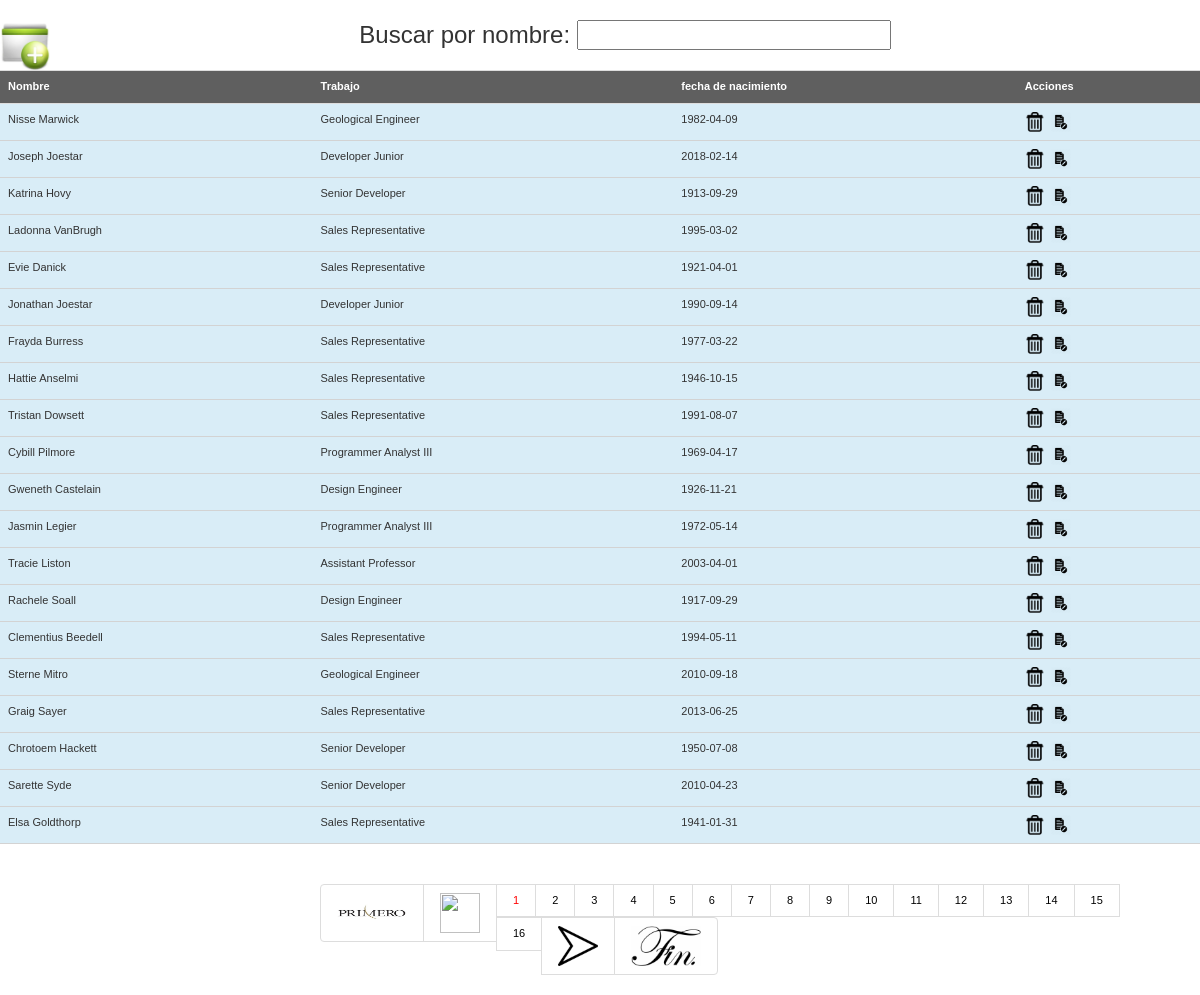
The page / on the database its author committed.
### tables this page shows
CREATE TABLE `persona` (
  `idpersona` int(11) NOT NULL,
  `nombre` varchar(128) NOT NULL,
  `idtrabajo` int(64) NOT NULL,
  `fecha_nacimiento` date NOT NULL
);

CREATE TABLE `trabajo` (
  `idtrabajo` int(64) NOT NULL,
  `trabajo` varchar(128) NOT NULL
);

### persona_lista_tabla.php (the view, shortened to what this page needs)
<?php
include "conexion.php";
$numregpagina=20;
$paginaactual=1;
if (empty($_GET["page"]) || ($_GET["page"]==1) ) {
	$regcomienzo = 0;
}else{
	$regcomienzo = (($_GET["page"]-1) * $numregpagina);
	$paginaactual= $_GET["page"];
}
$consulta = "
SELECT p.idpersona, p.nombre, p.idtrabajo, t.trabajo, p.fecha_nacimiento
FROM persona p, trabajo t
WHERE p.idtrabajo = t.idtrabajo";
$limit =" LIMIT ". $regcomienzo . "," . $numregpagina . ";";
$resultado = $conexion->query($consulta.$limit);
?>
<table id="tabladatos" class="table" align="center" >
<tr align="center">
	<th>Nombre</th>
	<th>Trabajo</th>
	<th>fecha de nacimiento</th>
    <th>Acciones</th>
</tr>
<?php
while ($fila = $resultado->fetch_object()){?>
<tr class="info" id="persona_<?=$fila->idpersona?>" data-idpersona="<?=$fila->idpersona?>">
		<td class="nombre"><?=$fila->nombre?></td>
        <td class="idtrabajo" name="<?=$fila->idtrabajo?>"><?=$fila->trabajo?></td>
		<td class="fecha_nacimiento" name="<?=$fila->fecha_nacimiento?>"><?=$fila->fecha_nacimiento?></td>
        <td> <img class="borrar" src="img/borrar.png" width="20" height="20" alt="Borrar">
    &nbsp;<img class="modificar" src="img/guardar.png" width="20" height="20" alt="Modificar">
   	</td>
</tr>
<?php }
?>
</table>
<div id="divpaginacion">
	<ul class="pagination">
	  <li><a href="#" data-page="1"><img src="img/primero.jpg" class="primero"></a></li>
	  <li><a href="#" data-page="<?php echo ($paginaactual-1)?>"><img src="img/flechaizquierda.png" class="flecha"></a></li>
	<?php
	$resultado2 = $conexion->query($consulta);
	$totalregistros = $resultado2->num_rows;
	$numpaginas=intval($totalregistros/ $numregpagina)+1;
	for ($i=1;$i<=$numpaginas;$i++){ ?>
	  <li><a href="#" data-page="<?php echo $i?>"
	  <?php
	if ($i==$paginaactual){?> class="actual" <?php }?>
	  ><?php echo $i?></a></li>
	<?php } ?>
	  <li><a href="#" data-page="<?php echo ($paginaactual+1)?>"><img src="img/flechaderecha.png" class="flecha"></a></li>
	  <li><a href="#" data-page="<?php echo $numpaginas?>"><img src="img/ultimo.png" class="primero"></a></li>
	</ul>
</div>

### index.php (shortened to what this page needs)
<?php include_once "conexion.php"?>
<!DOCTYPE html PUBLIC "-//W3C//DTD XHTML 1.0 Transitional//EN" "http://www.w3.org/TR/xhtml1/DTD/xhtml1-transitional.dtd">
<html xmlns="http://www.w3.org/1999/xhtml">
<head>
	<link rel="stylesheet" href="https://maxcdn.bootstrapcdn.com/bootstrap/3.3.7/css/bootstrap.min.css">
	<link rel="stylesheet" type="text/css" href="jquery-ui-1.12.1/jquery-ui.css"/>
	<link rel="stylesheet" type="text/css" href="css/estilo.css"/>
</head>
<body>
<div id="cabecera"><img src="img/nuevo.jpg" id="nuevo" title="Nueva Persona"/>
<h3 id="buscarnombretexto" align="center">Buscar por nombre: <input type="text" id="buscanombre" value=""></h3></div>
<div id="contenedor">
<?php include "persona_lista_tabla.php" ?>
</div>
</body>
</html>

### css/estilo.css (style rules this page uses)
* { font-family:Verdana, Arial, Helvetica, sans-serif; font-size:11px; padding:0; margin:0; }
a { text-decoration:none; }
img { border:none; }
table { width:700px; margin:auto; border:1px; }
td { border-bottom:1px solid #D3D3D3; padding:5px 0px 5px; }
th { background-color:rgba(3, 2, 2, 0.63); padding:5px 0px 5px; color:white; }
#nuevo { float: left; position: relative; }
ul.pagination { display: inline-block; padding: 0; }
ul.pagination li { display: inline; }
ul.pagination li a { color:black; float: left; padding: 8px 16px; text-decoration: none; }
.actual { color:red !important; }
#divpaginacion { width:70%; left:140px; margin: auto; position:relative; }
.flecha { height: 40px; width:40px; }
.primero { height: 40px; width:70px; }
#nuevo { height:50px; width:50px; }

### rows shown on the page
persona: nombre "Nisse Marwick", idtrabajo.trabajo "Geological Engineer", fecha_nacimiento "1982-04-09"
persona: nombre "Joseph Joestar", idtrabajo.trabajo "Developer Junior", fecha_nacimiento "2018-02-14"
persona: nombre "Katrina Hovy", idtrabajo.trabajo "Senior Developer", fecha_nacimiento "1913-09-29"
persona: nombre "Ladonna VanBrugh", idtrabajo.trabajo "Sales Representative", fecha_nacimiento "1995-03-02"
persona: nombre "Evie Danick", idtrabajo.trabajo "Sales Representative", fecha_nacimiento "1921-04-01"
persona: nombre "Jonathan Joestar", idtrabajo.trabajo "Developer Junior", fecha_nacimiento "1990-09-14"
persona: nombre "Frayda Burress", idtrabajo.trabajo "Sales Representative", fecha_nacimiento "1977-03-22"
persona: nombre "Hattie Anselmi", idtrabajo.trabajo "Sales Representative", fecha_nacimiento "1946-10-15"
persona: nombre "Tristan Dowsett", idtrabajo.trabajo "Sales Representative", fecha_nacimiento "1991-08-07"
persona: nombre "Cybill Pilmore", idtrabajo.trabajo "Programmer Analyst III", fecha_nacimiento "1969-04-17"
persona: nombre "Gweneth Castelain", idtrabajo.trabajo "Design Engineer", fecha_nacimiento "1926-11-21"
persona: nombre "Jasmin Legier", idtrabajo.trabajo "Programmer Analyst III", fecha_nacimiento "1972-05-14"
persona: nombre "Tracie Liston", idtrabajo.trabajo "Assistant Professor", fecha_nacimiento "2003-04-01"
persona: nombre "Rachele Soall", idtrabajo.trabajo "Design Engineer", fecha_nacimiento "1917-09-29"
persona: nombre "Clementius Beedell", idtrabajo.trabajo "Sales Representative", fecha_nacimiento "1994-05-11"
persona: nombre "Sterne Mitro", idtrabajo.trabajo "Geological Engineer", fecha_nacimiento "2010-09-18"
persona: nombre "Graig Sayer", idtrabajo.trabajo "Sales Representative", fecha_nacimiento "2013-06-25"
persona: nombre "Chrotoem Hackett", idtrabajo.trabajo "Senior Developer", fecha_nacimiento "1950-07-08"
persona: nombre "Sarette Syde", idtrabajo.trabajo "Senior Developer", fecha_nacimiento "2010-04-23"
persona: nombre "Elsa Goldthorp", idtrabajo.trabajo "Sales Representative", fecha_nacimiento "1941-01-31"
